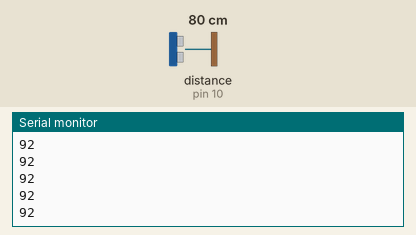
Simulated run of this sketch. Board: Arduino Uno, built with avr-gcc and run on an emulated ATmega328P. Parts: the last lines printed to the serial monitor. Wiring (inferred from the names in the program): ultrasonic range finder: trigger pin 11; echo pin 10. The test bench sets the inputs (shaded band); at power-on: distance to the obstacle (sensor on pin 10) 80 cm. The echo pulse lasts 58.3 µs per cm.

Above: at 1.2 s.
1.3 s: distance to the obstacle (sensor on pin 10) set to 2 cm
At 2.0 s:
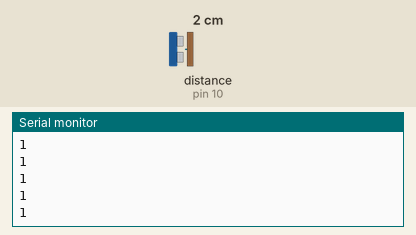
2.8 s: distance to the obstacle (sensor on pin 10) set to 4 cm
At 3.4 s:
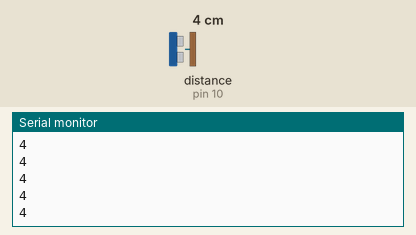
Timing chart, 0 to 5.8 s (numbered marks = the images above; inputs shaded):
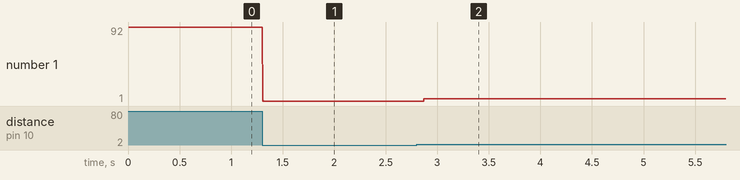

The sketch:

TestSensor.ino
```cpp
#define trigPin1 11
#define echoPin1 10

void setup() {
  // put your setup code here, to run once:
 pinMode(trigPin1, OUTPUT);

 pinMode(echoPin1, INPUT);
 Serial.begin(9600);
}

void loop() {
 Serial.println(Sensor());


}


long Sensor ()
{

long dur;

 digitalWrite(trigPin1, LOW);

 delayMicroseconds(5); // delays are required for a succesful sensor operation.

 digitalWrite(trigPin1, HIGH);

 delayMicroseconds(10); //this delay is required as well!

 digitalWrite(trigPin1, LOW);

 dur = pulseIn(echoPin1, HIGH);

 return (dur/50);// convert the distance to centimeters.

}
```

Measured:
- after the input at 1.3 s, the serial monitor: prints a new line at once (image 1)
- after the input at 2.8 s, the serial monitor: prints a new line after 0.07 s (image 2)
- plotted number 1: 92 → 1 after the input at 1.3 s, 1 → 4 after the input at 2.8 s
